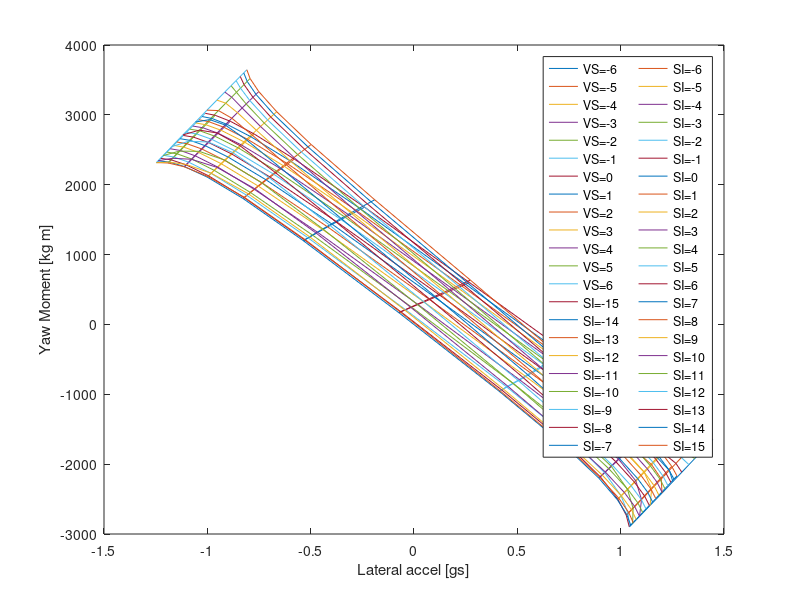

The MATLAB script that drew this image:
clear all
clc

g=9.81; %m/s^2

l = 1.53; %wheel base
a = 0.8; %Distance Front axis - COG 
b = l-a; %Distancia ruedas tras a cg
Tf = 1.25; %Trackwidth front
Tr = 1.15; %Trackwidth rear
weight = 320; %Pes amb pilot
Zrf=0.0964; %Roll center front m
Zrr=0.120; %Roll center rear m
Kf= 352.41; %roll stiffnes front maxima ajustabilidad +150 de lo que de el muelle
Kr= 296.70; %roll stiffnes rear maxima ajustabilidad +250 de lo que de el muelle
h= 0.28; %COG height m
H=h-((Zrr-Zrf)*a/l) % vertical height: roll axis and COG. Obtained wit similar triangles rules m
copx = 0.9; % center de pressure
lambdaHy=1;
lambdaVy=1;
lambdauy=0.59; %scaling factor
lambdaKygamma=1;
lambdaCy=1;
lambdaEy=1;
lambdaKyalpha=1;
lambdaKygamma=1;
PF=0.75; %Front pressure Bar
PR=0.75; %Rrear pressure Bar
gammaF0=-0.9; %Front Camber deg en negatiu
gammaR0=-0.9; %Rear Camber deg en negatiu

%Propietats del neumàtic
PCY1 = 1.5000; %shape factor (Afilar cantonades i estirar i atxatar)
PDY1 = 2.4360; %estirar o aixafar gràfica
PDY2 = -0.3628;
PDY3 = 10;
PEY1 = -0.0286; %afilar cantonades
PEY2 = 0.0113;
PEY3 = -0.2863; %en negatiu s'afila la dreta i en postiu l'esquerra
PEY4 = 32.0364;
PEY5 = -4.6821e+03;
PKY1 = -35.2758;
PKY2 = 1.7514; %rotar sobre el centre antihorari
PKY3 = 1.0000; 
PKY4 = 2.0000; 
PKY5 = -1.6874; 
PKY6 = 3.5692;
PKY7 = 1.9296;
PHY1 = 0.0043; %Desplaçar lateralment
PHY2 = 0; %Desplaçar lateralment
PVY1 = -0.0216; %pujar i baixar la grafica sencera
PVY2 = 0; %pujar i baixar la grafica sencera
PVY3 = 0.6492; %pujar i baixar la grafica sencera
PVY4 = 2.1293;
PPY1 = 0.2239; 
PPY2 = 0.9444;
PPY3 = -0.9607;
PPY4 = -2;
PPY5 = 0.0000;
Fz0 = 1080;
P0=0.97;
%Turn slip
z0=1;
z1=1;
z2=1;
z3=1;
z4=1;

%Ecuacio MZ(SA) Regressio 
a0m =       2.107;
a1m =      -3.933;
b1m =       61.61;
a2m =     -0.4837;
b2m =       10.06;
a3m =      0.7475;
b3m =        7.31;
a4m =      0.4277;
b4m =      -0.423;
a5m =       1.124;
b5m =       3.801;
wm =      0.2417;

MZ=@(SA)  a0m + a1m*cos(SA*wm) + b1m*sin(SA*wm) + a2m*cos(2*SA*wm) + b2m*sin(2*SA*wm) + a3m*cos(3*SA*wm) + b3m*sin(3*SA*wm) + a4m*cos(4*SA*wm) + b4m*sin(4*SA*wm) + a5m*cos(5*SA*wm) + b5m*sin(5*SA*wm);

%Steering-Camber
C=@(S)0.0057*S^3+0.0278*S^2+0.0386*S; % S=steering input rad


%%%%%%%%%%%%%%%%%%%%%%%%%%%%%%%%%%%%%%%%%

%Inputs
V=90; %velocitat en X en km/h
deltadg=-15:1:15; %Steering angles en graus
SI=deltadg'.*pi/180; %Steering angle en rad
Betadg=-6:1:6; %Whole car slip angle en graus
VS=Betadg'.*pi/180; %Whole car slip angle rad
sliplim=17*pi/180; %Limit slip angle


%Izz=car.weight*(a^2+car.h^2); %Moment inercia
df=2.3*((V/3.6)^2) %Down Force
dfR=(df*copx)/l %dfR=df*copx/(1.53*2); Down Force front
dfF=df-dfR %dfF=df*(1.53-copx)/(1.53*2); Down Force rear
%Vy=(V./3.6)*tan(VS);
Wf=g*weight*b/l
Wr=g*weight*a/l


for i = 1:length(SI);
    for j = 1:length(VS);
        Vx(j)=(V/3.6)*cos(VS(j));
        Vy(j)=(Vx(j))*VS(j); 
        w(i,j)=0;
        Ay(i,j)=0;
        for k=1:10     
            
            alphaFL(i,j)=((tan(VS(j))*(Vx(j)))+(w(i,j)*a))./((Vx(j))-w(i,j)*Tf/2)-SI(i); %slip angle front left en rad
            if alphaFL(i,j)>sliplim;
                alphaFL(i,j)=sliplim;
            elseif alphaFL(i,j)<-sliplim;
                alphaFL(i,j)=-sliplim;
            end
            
            alphaFR(i,j)=((tan(VS(j))*(Vx(j)))+(w(i,j)*a))./((Vx(j))+w(i,j)*Tf/2)-SI(i); %slip angle front right en rad
            if alphaFR(i,j)>sliplim;
                alphaFR(i,j)=sliplim;
            elseif alphaFR(i,j)<-sliplim;
                alphaFR(i,j)=-sliplim;
            end
            
            alphaRL(i,j)=((tan(VS(j))*(Vx(j)))-(w(i,j)*b))./((Vx(j))-w(i,j)*Tr/2); %slip angle rear left en rad           
            if alphaRL(i,j)>sliplim;
                alphaRL(i,j)=sliplim;
            elseif alphaRL(i,j)<-sliplim;
                alphaRL(i,j)=-sliplim;
            end
            
            alphaRR(i,j)=((tan(VS(j))*(Vx(j)))-(w(i,j)*b))./((Vx(j))+w(i,j)*Tr/2); %slip angle rear right en rad
            if alphaRR(i,j)>sliplim;
                alphaRR(i,j)=sliplim;
            elseif alphaRR(i,j)<-sliplim;
                alphaRR(i,j)=-sliplim;
            end
            
            %Weight transfer
            WF(i,j)=Ay(i,j)*((g*weight/Tf)*((H*Kf/(Kf+Kr))+(b*Zrf/l))); %weight transfer front (La Ay es en g)
            WR(i,j)=Ay(i,j)*((g*weight/Tr)*((H*Kr/(Kf+Kr))+(a*Zrr/l))); %weight transfer rear (La Ay es en g)
            
            WFL(i,j)=WF(i,j);
            WFR(i,j)=-WF(i,j);
            WRL(i,j)=WR(i,j);
            WRR(i,j)=-WR(i,j);
           
            %Camber variation with bodyroll increment
            rollangle(i,j)=Ay(i,j)*weight*g*H/(Kr+Kf);
            gammarFL(i,j)=abs((gammaF0+0.36842*rollangle(i,j))*pi/180); %rollangle i camber en rad 
            gammarFR(i,j)=abs((gammaF0-0.36842*rollangle(i,j))*pi/180); %rollangle i camber en rad
            gammarRL(i,j)=abs((gammaR0+0.36842*rollangle(i,j))*pi/180); %rollangle i camber en rad 
            gammarRR(i,j)=abs((gammaR0-0.36842*rollangle(i,j))*pi/180); %rollangle i camber en rad 
          
            %Camber variation with steering increment 
            gammasFL(i,j)=gammaF0*pi/180+C(SI(i)); % gammaFL rad
            gammasFR(i,j)=gammaF0*pi/180+C(SI(i)); %gammaFR rad
            
            %Total camber
            gammaFL(i,j)=gammarFL(i,j)+gammasFL(i,j);
            gammaFR(i,j)=gammarFR(i,j)+gammasFR(i,j);
            gammaRL(i,j)=gammarRL(i,j);
            gammaRR(i,j)=gammarRR(i,j);

            %Front Left wheel
            FzFL(i,j) = (Wf/2)+(WFL(i,j))+dfF/2;
            dfzFL(i,j)=(FzFL(i,j)-Fz0)./Fz0;
            dpiFL=(PF-P0)/P0;
            Shy0FL(i,j)=(PHY1+PHY2*dfzFL(i,j))*lambdaHy;
            Svy0FL(i,j)=FzFL(i,j)*(PVY1+PVY2*dfzFL(i,j))*lambdaVy*lambdauy*z2;
            SvygammaFL(i,j)=FzFL(i,j)*(PVY3+PVY4*dfzFL(i,j))*gammaFL(i,j)*lambdaKygamma*lambdauy*z2;%gammaFL rad
            SvyFL(i,j)=Svy0FL(i,j)+SvygammaFL(i,j);
            Kygamma0FL(i,j)=(PKY6+PKY7*dfzFL(i,j))*FzFL(i,j)*lambdaKygamma*(1+PPY5*dpiFL);
            Kyalpha0FL(i,j)=PKY1*Fz0*(1+PPY1*dpiFL)*sin(PKY4*atan(FzFL(i,j)/((PKY2*Fz0*(1+PPY2*dpiFL)))))*lambdaKyalpha;
            KyalphaFL(i,j)=PKY1*Fz0*(1+PPY1*dpiFL)*sin(PKY4*atan(FzFL(i,j)/((PKY2+PKY5*gammaFL(i,j)^2)*Fz0*(1+PPY2*dpiFL))))*(1-PKY3*abs(gammaFL(i,j)))*lambdaKyalpha*z3;%gammaFL rad
            ShygammaFL(i,j)=((Kygamma0FL(i,j)*gammaFL(i,j)-SvygammaFL(i,j))/KyalphaFL(i,j))*z0+z4-1;%gammaFL rad
            ShyFL(i,j)=Shy0FL(i,j)+ShygammaFL(i,j);
            alphayFL(i,j)=-(alphaFL(i,j)+ShyFL(i,j));
            CyFL(i,j)=PCY1*lambdaCy;
            uyFL(i,j)=(PDY1+PDY2*dfzFL(i,j))*(1+PPY3*dpiFL+PPY4*dpiFL^2)*(1-PDY3*gammaFL(i,j)^2)*lambdauy;%gammaFL rad
            DyFL(i,j)=uyFL(i,j)*FzFL(i,j)*z2;
            EyFL(i,j)=(PEY1+PEY2*dfzFL(i,j))*(1+PEY5*gammaFL(i,j)^2-(PEY3+PEY4*gammaFL(i,j))*sign(alphayFL(i,j)))*lambdaEy;%gammaFL rad
            ByFL(i,j)=KyalphaFL(i,j)/(CyFL(i,j)*DyFL(i,j));
            FypFL(i,j)=DyFL(i,j)*sin(CyFL(i,j)*atan(ByFL(i,j)*alphayFL(i,j)-EyFL(i,j).*(ByFL(i,j)*alphayFL(i,j)-atan(ByFL(i,j)*alphayFL(i,j)))))+SvyFL(i,j);
            %MF61Y:
            Gxalpha=1; %combined slip weiht function
            Svyk=0; %combined slip braking included
            FyFL(i,j)=-Gxalpha*FypFL(i,j)+Svyk; %From Magic Formula paper: Fy is perpendicular to wheel plane (not slip angle deviation)
            
            
            %Front Right wheel
            FzFR(i,j) = (Wf/2)+(WFR(i,j))+dfF/2;
            dfzFR(i,j)=(FzFR(i,j)-Fz0)./Fz0;
            dpiFR=(PF-P0)/P0;
            Shy0FR(i,j)=(PHY1+PHY2*dfzFR(i,j))*lambdaHy;
            Svy0FR(i,j)=FzFR(i,j)*(PVY1+PVY2*dfzFR(i,j))*lambdaVy*lambdauy*z2;
            SvygammaFR(i,j)=FzFR(i,j)*(PVY3+PVY4*dfzFR(i,j))*gammaFR(i,j)*lambdaKygamma*lambdauy*z2;
            SvyFR(i,j)=Svy0FR(i,j)+SvygammaFR(i,j);
            Kygamma0FR(i,j)=(PKY6+PKY7*dfzFR(i,j))*FzFR(i,j)*lambdaKygamma*(1+PPY5*dpiFR);
            Kyalpha0FR(i,j)=PKY1*Fz0*(1+PPY1*dpiFR)*sin(PKY4*atan(FzFR(i,j)/((PKY2*Fz0*(1+PPY2*dpiFR)))))*lambdaKyalpha;
            KyalphaFR(i,j)=PKY1*Fz0*(1+PPY1*dpiFR)*sin(PKY4*atan(FzFR(i,j)/((PKY2+PKY5*gammaFR(i,j)^2)*Fz0*(1+PPY2*dpiFR))))*(1-PKY3*abs(gammaFR(i,j)))*lambdaKyalpha*z3;
            ShygammaFR(i,j)=((Kygamma0FR(i,j)*gammaFR(i,j)-SvygammaFR(i,j))/KyalphaFR(i,j))*z0+z4-1;
            ShyFR(i,j)=Shy0FR(i,j)+ShygammaFR(i,j);
            alphayFR(i,j)=alphaFR(i,j)+ShyFR(i,j);
            CyFR(i,j)=PCY1*lambdaCy;
            uyFR(i,j)=(PDY1+PDY2*dfzFR(i,j))*(1+PPY3*dpiFR+PPY4*dpiFR^2)*(1-PDY3*gammaFR(i,j)^2)*lambdauy;
            DyFR(i,j)=uyFR(i,j)*FzFR(i,j)*z2;
            EyFR(i,j)=(PEY1+PEY2*dfzFR(i,j))*(1+PEY5*gammaFR(i,j)^2-(PEY3+PEY4*gammaFR(i,j))*sign(alphayFR(i,j)))*lambdaEy;
            ByFR(i,j)=KyalphaFR(i,j)/(CyFR(i,j)*DyFR(i,j));
            FypFR(i,j)=DyFR(i,j)*sin(CyFR(i,j)*atan(ByFR(i,j)*alphayFR(i,j)-EyFR(i,j).*(ByFR(i,j)*alphayFR(i,j)-atan(ByFR(i,j)*alphayFR(i,j)))))+SvyFR(i,j);
            %MF61Y:
            Gxalpha=1;%conbined slip weiht function
            Svyk=0;%conbined slip braking included
            FyFR(i,j)=Gxalpha*FypFR(i,j)+Svyk; %From Magic Formula paper: Fy is perpendicular to wheel plane (not slip angle deviation)
            
            
            %Rear Left wheel
            FzRL(i,j) = (Wr/2)+WRL(i,j)+dfR/2;
            dfzRL(i,j)=(FzRL(i,j)-Fz0)./Fz0;
            dpiRL=(PR-P0)/P0;
            Shy0RL(i,j)=(PHY1+PHY2*dfzRL(i,j))*lambdaHy;
            Svy0RL(i,j)=FzRL(i,j)*(PVY1+PVY2*dfzRL(i,j))*lambdaVy*lambdauy*z2;
            SvygammaRL(i,j)=FzRL(i,j)*(PVY3+PVY4*dfzRL(i,j))*gammaRL(i,j)*lambdaKygamma*lambdauy*z2;
            SvyRL(i,j)=Svy0RL(i,j)+SvygammaRL(i,j);
            Kygamma0RL(i,j)=(PKY6+PKY7*dfzRL(i,j))*FzRL(i,j)*lambdaKygamma*(1+PPY5*dpiRL);
            Kyalpha0RL(i,j)=PKY1*Fz0*(1+PPY1*dpiRL)*sin(PKY4*atan(FzRL(i,j)/((PKY2*Fz0*(1+PPY2*dpiRL)))))*lambdaKyalpha;
            KyalphaRL(i,j)=PKY1*Fz0*(1+PPY1*dpiRL)*sin(PKY4*atan(FzRL(i,j)/((PKY2+PKY5*gammaRL(i,j)^2)*Fz0*(1+PPY2*dpiRL))))*(1-PKY3*abs(gammaRL(i,j)))*lambdaKyalpha*z3;
            ShygammaRL(i,j)=((Kygamma0RL(i,j)*gammaRL(i,j)-SvygammaRL(i,j))/KyalphaRL(i,j))*z0+z4-1;
            ShyRL(i,j)=Shy0RL(i,j)+ShygammaRL(i,j);
            alphayRL(i,j)=-(alphaRL(i,j)+ShyRL(i,j));
            CyRL(i,j)=PCY1*lambdaCy;
            uyRL(i,j)=(PDY1+PDY2*dfzRL(i,j))*(1+PPY3*dpiRL+PPY4*dpiRL^2)*(1-PDY3*gammaRL(i,j)^2)*lambdauy;
            DyRL(i,j)=uyRL(i,j)*FzRL(i,j)*z2;
            EyRL(i,j)=(PEY1+PEY2*dfzRL(i,j))*(1+PEY5*gammaRL(i,j)^2-(PEY3+PEY4*gammaRL(i,j))*sign(alphayRL(i,j)))*lambdaEy;
            ByRL(i,j)=KyalphaRL(i,j)/(CyRL(i,j)*DyRL(i,j));
            FypRL(i,j)=DyRL(i,j)*sin(CyRL(i,j)*atan(ByRL(i,j)*alphayRL(i,j)-EyRL(i,j).*(ByRL(i,j)*alphayRL(i,j)-atan(ByRL(i,j)*alphayRL(i,j)))))+SvyRL(i,j);
            %MF61Y:
            Gxalpha=1;%conbined slip weiht function
            Svyk=0;%conbined slip braking included
            FyRL(i,j)=-Gxalpha*FypRL(i,j)+Svyk; %From Magic Formula paper: Fy is perpendicular to wheel plane (not slip angle deviation)
            
            
            %Rear Right wheel
            FzRR(i,j) =(Wr/2)+(WRR(i,j))+dfR/2;
            dfzRR(i,j)=(FzRR(i,j)-Fz0)./Fz0;
            dpiRR=(PR-P0)/P0;
            Shy0RR(i,j)=(PHY1+PHY2*dfzRR(i,j))*lambdaHy;
            Svy0RR(i,j)=FzRR(i,j)*(PVY1+PVY2*dfzRR(i,j))*lambdaVy*lambdauy*z2;
            SvygammaRR(i,j)=FzRR(i,j)*(PVY3+PVY4*dfzRR(i,j))*gammaRR(i,j)*lambdaKygamma*lambdauy*z2;
            SvyRR(i,j)=Svy0RR(i,j)+SvygammaRR(i,j);
            Kygamma0RR(i,j)=(PKY6+PKY7*dfzRR(i,j))*FzRR(i,j)*lambdaKygamma*(1+PPY5*dpiRR);
            Kyalpha0RR(i,j)=PKY1*Fz0*(1+PPY1*dpiRR)*sin(PKY4*atan(FzRR(i,j)/((PKY2*Fz0*(1+PPY2*dpiRR)))))*lambdaKyalpha;
            KyalphaRR(i,j)=PKY1*Fz0*(1+PPY1*dpiRR)*sin(PKY4*atan(FzRR(i,j)/((PKY2+PKY5*gammaRR(i,j)^2)*Fz0*(1+PPY2*dpiRR))))*(1-PKY3*abs(gammaRR(i,j)))*lambdaKyalpha*z3;
            ShygammaRR(i,j)=((Kygamma0RR(i,j)*gammaRR(i,j)-SvygammaRR(i,j))/KyalphaRR(i,j))*z0+z4-1;
            ShyRR(i,j)=Shy0RR(i,j)+ShygammaRR(i,j);
            alphayRR(i,j)=alphaRR(i,j)+ShyRR(i,j);
            CyRR(i,j)=PCY1*lambdaCy;
            uyRR(i,j)=(PDY1+PDY2*dfzRR(i,j))*(1+PPY3*dpiRR+PPY4*dpiRR^2)*(1-PDY3*gammaRR(i,j)^2)*lambdauy;
            DyRR(i,j)=uyRR(i,j)*FzRR(i,j)*z2;
            EyRR(i,j)=(PEY1+PEY2*dfzRR(i,j))*(PEY5*gammaRR(i,j)^2-(PEY3+PEY4*gammaRR(i,j))*sign(alphayRR(i,j)))*lambdaEy;
            ByRR(i,j)=KyalphaRR(i,j)/(CyRR(i,j)*DyRR(i,j));
            FypRR(i,j)=DyRR(i,j)*sin(CyRR(i,j)*atan(ByRR(i,j)*alphayRR(i,j)-EyRR(i,j).*(ByRR(i,j)*alphayRR(i,j)-atan(ByRR(i,j)*alphayRR(i,j)))))+SvyRR(i,j);
            %MF61Y:
            Gxalpha=1;%conbined slip weight function
            Svyk=0;%conbined slip braking included
            FyRR(i,j)=Gxalpha*FypRR(i,j)+Svyk; %From Magic Formula paper: Fy is perpendicular to wheel plane (not slip angle deviation)
            
            
            Izz(i,j)=(a/l)*(FzFL(i,j)+FzFR(i,j))*a^2+(b/l)*(FzRR(i,j)+FzRL(i,j))*b^2;
            %Ay(i,j)=(FyFL(i,j)*(cos(SI(i)))+FyFR(i,j)*(cos(SI(i)))+(FyRR(i,j)+FyRL(i,j)))/(weight*g); %Acceleracio lateral o centripeta en g
            Ay(i,j)=(FyFL(i,j)*(sin(SI(i)+VS(j)))+FyFR(i,j)*(sin(SI(i)+VS(j)))+(FyRR(i,j)+FyRL(i,j)))/(weight*g); %Acceleracio lateral o centripeta en g
            %YawMoment(i,j)=(FyFL(i,j).*cos(SI(i))+FyFR(i,j).*cos(SI(i)))*a-(FyRR(i,j)+FyRL(i,j))*b+MZ(alphaFL(i,j))+MZ(alphaFR(i,j))+MZ(alphaRL(i,j))+MZ(alphaRR(i,j));
            YawMoment(i,j)=(FyFL(i,j).*sin(SI(i)+VS(j))+FyFR(i,j).*sin(SI(i)+VS(j)))*a-(FyRR(i,j)+FyRL(i,j))*b-MZ(alphaFL(i,j))-MZ(alphaFR(i,j))-MZ(alphaRL(i,j))-MZ(alphaRR(i,j));
            w(i,j)=Ay(i,j)*g/(V/3.6);
            %R=Ay(i,j)./(w^2);
        end
    end
end
[M,N]=size(YawMoment);


%Plotting Yaw Moment versus Lateral Acceleration
figure
for i=1:N
    plot(Ay(:,i),YawMoment(:,i))
    hold on
end

for i=1:M
    plot(Ay(i,:),YawMoment(i,:))
    hold on
end
% legendCell_VS = cellstr(num2str(VS', 'VS=%-d'));
% legendCell_SI = cellstr(num2str(SI', 'SI=%-d'));
% legend([legendCell_VS;legendCell_SI], 'NumColumns',2)
xlabel('Lateral accel [gs]')
ylabel('Yaw Moment [kg m]')
legendCell_VS = cellstr(num2str(VS*180/pi, 'VS=%-d'));
legendCell_SI = cellstr(num2str(SI*180/pi, 'SI=%-d'));
legend([legendCell_VS;legendCell_SI], 'NumColumns',2)

%{
figure
for i=1:N
    plot(Ay(:,i)/g,YawAccel(:,i))
    hold on
end
for i=1:M
    plot(Ay(i,:)/g,YawAccel(i,:))
    hold on
end
legendCell_VS = cellstr(num2str(VS', 'VS=%-d'));
legendCell_SI = cellstr(num2str(SI', 'SI=%-d'));
legend([legendCell_VS;legendCell_SI], 'NumColumns',2)
xlabel('Lateral accel [gs]')
ylabel('Yaw Accel [deg/s^2]')
%}


